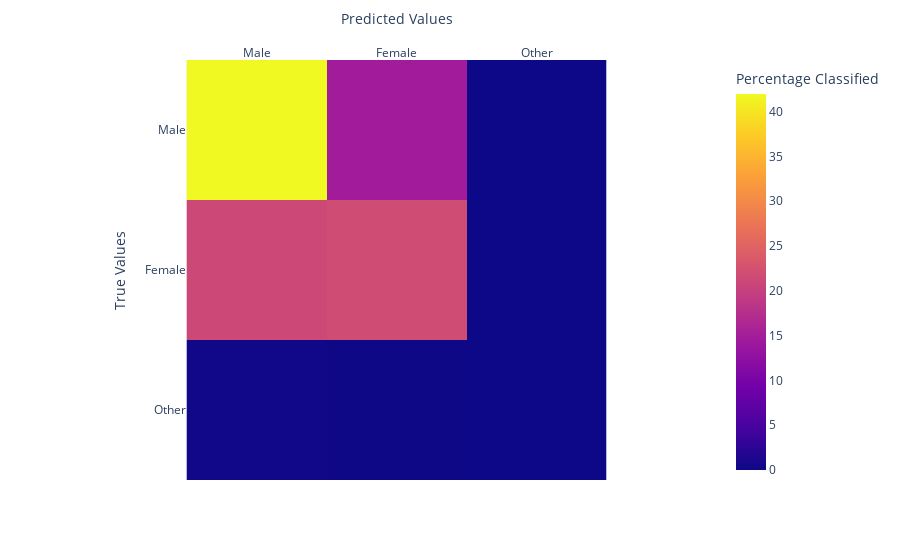

Notebook cell for this chart:
### Code cell
conmat = confusion_matrix(Y_test, Y_pred)
display(conmat)
fig = px.imshow(
    np.round((conmat / conmat.sum()) * 100, 3),
    labels=dict(x="Predicted Values", y="True Values", color="Percentage Classified"),
    x=["Male", "Female", "Other"],
    y=["Male", "Female", "Other"],
)
fig.update_xaxes(side="top")
fig.show()

### Figure 1 — Plotly figure (JSON) as saved in the notebook; plotly's stock layout.template omitted (floating-point values rounded to 4 significant figures)
{"data": [{"coloraxis": "coloraxis", "hovertemplate": "Predicted Values: %{x}<br>True Values: %{y}<br>Percentage Classified: %{z}<extra></extra>", "name": "0", "type": "heatmap", "x": ["Male", "Female", "Other"], "xaxis": "x", "y": ["Male", "Female", "Other"], "yaxis": "y", "z": [[41.96, 14.64, 0], [21.28, 21.7, 0], [0.353, 0.064, 0]]}], "layout": {"coloraxis": {"colorbar": {"title": {"text": "Percentage Classified"}}, "colorscale": [[0, "#0d0887"], [0.1111, "#46039f"], [0.2222, "#7201a8"], [0.3333, "#9c179e"], [0.4444, "#bd3786"], [0.5556, "#d8576b"], [0.6667, "#ed7953"], [0.7778, "#fb9f3a"], [0.8889, "#fdca26"], [1, "#f0f921"]]}, "margin": {"t": 60}, "xaxis": {"anchor": "y", "constrain": "domain", "domain": [0, 1], "scaleanchor": "y", "side": "top", "title": {"text": "Predicted Values"}}, "yaxis": {"anchor": "x", "autorange": "reversed", "constrain": "domain", "domain": [0, 1], "title": {"text": "True Values"}}}}
